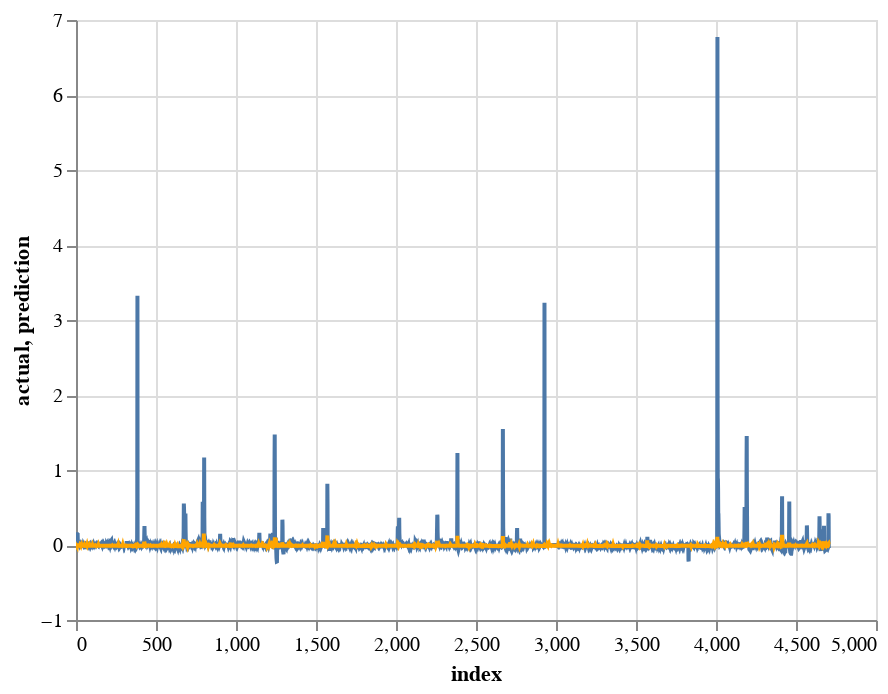

This figure's notebook cell:
### Code cell
y = test_model.predict(df[feature_columns])

compare_df = pd.DataFrame({
    "t": df[["t"]].values.flatten(),
    "actual": df[["water_level_difference"]].values.flatten(),
    "prediction": y.flatten()
})

base = alt.Chart(compare_df.reset_index()[0:5000]).encode(
    x="index:Q"
)

(base.mark_line().encode(
    y="actual:Q"
) + base.mark_line(color="orange").encode(
    y="prediction:Q"
)).interactive()

### Figure 1 — Vega-Lite specification as saved in the notebook (floating-point values rounded to 4 significant figures; data arrays with more than 128 entries replaced by an {"elided": "..."} marker saying what was removed)
{"config": {"view": {"continuousWidth": 400, "continuousHeight": 300}}, "layer": [{"mark": "line", "encoding": {"x": {"field": "index", "type": "quantitative"}, "y": {"field": "actual", "type": "quantitative"}}, "selection": {"selector001": {"type": "interval", "bind": "scales", "encodings": ["x", "y"]}}}, {"mark": {"type": "line", "color": "orange"}, "encoding": {"x": {"field": "index", "type": "quantitative"}, "y": {"field": "prediction", "type": "quantitative"}}}], "data": {"name": "data-fec182f426cf6460779dc98e6ea418e8"}, "$schema": "https://vega.github.io/schema/vega-lite/v4.17.0.json", "datasets": {"data-fec182f426cf6460779dc98e6ea418e8": {"elided": "4707 records"}}}
